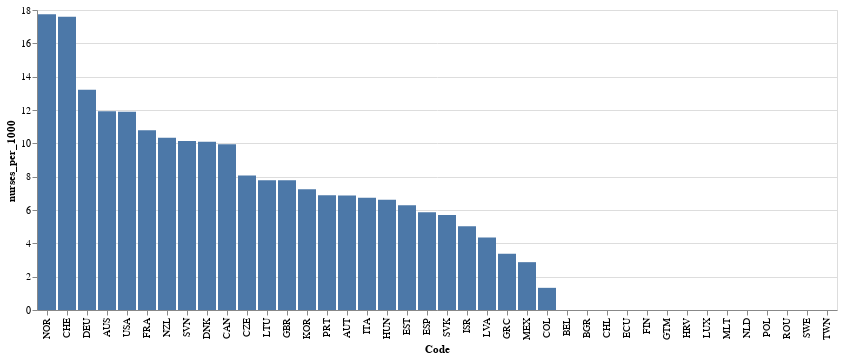

Notebook code cell kept with this figure:
### Code cell
nurses_per_1000_plot

### Figure 1 — Vega-Lite specification as saved in the notebook (floating-point values rounded to 4 significant figures)
{"config": {"view": {"continuousWidth": 400, "continuousHeight": 300}}, "data": {"name": "data-61cff0f17924d7aebac55bbea6e1ac62"}, "mark": "bar", "encoding": {"tooltip": {"type": "nominal", "field": "Code"}, "x": {"type": "nominal", "field": "Code", "sort": {"field": "nurses_per_1000", "order": "descending"}}, "y": {"type": "quantitative", "field": "nurses_per_1000"}}, "width": 800, "$schema": "https://vega.github.io/schema/vega-lite/v4.8.1.json", "datasets": {"data-61cff0f17924d7aebac55bbea6e1ac62": [{"Code": "COL", "nurses_per_1000": 1.33}, {"Code": "MEX", "nurses_per_1000": 2.87}, {"Code": "GRC", "nurses_per_1000": 3.37}, {"Code": "LVA", "nurses_per_1000": 4.35}, {"Code": "ISR", "nurses_per_1000": 5.03}, {"Code": "SVK", "nurses_per_1000": 5.7}, {"Code": "ESP", "nurses_per_1000": 5.87}, {"Code": "EST", "nurses_per_1000": 6.29}, {"Code": "HUN", "nurses_per_1000": 6.62}, {"Code": "ITA", "nurses_per_1000": 6.73}, {"Code": "AUT", "nurses_per_1000": 6.87}, {"Code": "PRT", "nurses_per_1000": 6.88}, {"Code": "KOR", "nurses_per_1000": 7.24}, {"Code": "LTU", "nurses_per_1000": 7.78}, {"Code": "GBR", "nurses_per_1000": 7.78}, {"Code": "CZE", "nurses_per_1000": 8.07}, {"Code": "CAN", "nurses_per_1000": 9.95}, {"Code": "DNK", "nurses_per_1000": 10.1}, {"Code": "SVN", "nurses_per_1000": 10.14}, {"Code": "NZL", "nurses_per_1000": 10.34}, {"Code": "FRA", "nurses_per_1000": 10.79}, {"Code": "USA", "nurses_per_1000": 11.89}, {"Code": "AUS", "nurses_per_1000": 11.92}, {"Code": "DEU", "nurses_per_1000": 13.22}, {"Code": "CHE", "nurses_per_1000": 17.59}, {"Code": "NOR", "nurses_per_1000": 17.74}, {"Code": "BEL", "nurses_per_1000": null}, {"Code": "BGR", "nurses_per_1000": null}, {"Code": "CHL", "nurses_per_1000": null}, {"Code": "ECU", "nurses_per_1000": null}, {"Code": "FIN", "nurses_per_1000": null}, {"Code": "GTM", "nurses_per_1000": null}, {"Code": "HRV", "nurses_per_1000": null}, {"Code": "LUX", "nurses_per_1000": null}, {"Code": "MLT", "nurses_per_1000": null}, {"Code": "NLD", "nurses_per_1000": null}, {"Code": "POL", "nurses_per_1000": null}, {"Code": "ROU", "nurses_per_1000": null}, {"Code": "SWE", "nurses_per_1000": null}, {"Code": "TWN", "nurses_per_1000": null}]}}
